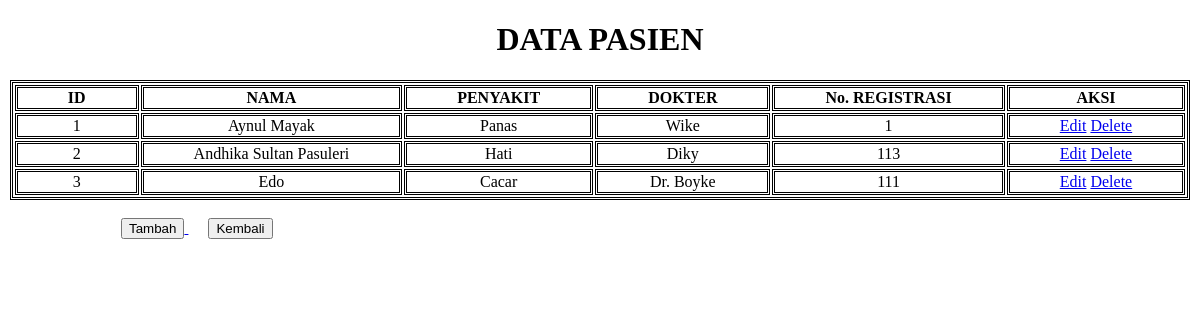
Screenshot of /pasien/index.php with the database file from the repository.
### tables this page shows
CREATE TABLE `data_pasien` (
  `id` int(11) NOT NULL,
  `nama` varchar(55) NOT NULL,
  `penyakit` varchar(15) NOT NULL,
  `dokter` varchar(55) NOT NULL,
  `nomor_registrasi` int(11) NOT NULL
);

### pasien/index.php (the view, shortened to what this page needs)
<!DOCTYPE html>
<html>
<head>
</head >
<body>
	<h1>DATA PASIEN</h1>
    <table>
        <tr>
            <th>ID</th>
        	<th>NAMA</th>
        	<th>PENYAKIT</th>
        	<th>DOKTER</th>
        	<th>No. REGISTRASI</th>
        	<th>AKSI</th>
    	</tr>
    	<?php
	    require '../functions.php';
    	$sql = "SELECT * FROM data_pasien";
    	$bunch_of_data = mysqli_query($conn, $sql) or die(mysqli_error($conn));
	    while($data = mysqli_fetch_assoc($bunch_of_data)){
    	?>
    	<tr>
        	<td><?= $data['id']; ?></td>
        	<td><?= $data['nama']; ?></td>
        	<td><?= $data['penyakit']; ?></td>
        	<td><?= $data['dokter']; ?></td>
        	<td><?= $data['nomor_registrasi']; ?></td>
        	<td>
            	<a href="edit.php?id=<?= $data['id']; ?>">Edit</a>
            	<a href="delete.php?id=<?= $data['id']; ?>">Delete</a>
        	</td>
    	</tr>
    	<?php
    	}
    	?>
	</table><br>
    <a href="create.php" style="margin-left: 113px;">
        <button>Tambah</button>
    </a>
    <a href="../index.php" style="margin-left: 20px;">
        <button>Kembali</button>
    </a>
</body>
</html>

### pasien/index.php (style rules this page uses)
body { font-family: calibri; }
h1 { text-align: center; }
table { border: double; margin-left: auto; margin-right: auto; }
th, td { border: double; text-align: center; padding-left: 50px; padding-right:50px; margin-left: 10px; }

### rows the page displays
data_pasien: id "1", nama "Aynul Mayak", penyakit "Panas", dokter "Wike", nomor_registrasi "1"
data_pasien: id "2", nama "Andhika Sultan Pasuleri", penyakit "Hati", dokter "Diky", nomor_registrasi "113"
data_pasien: id "3", nama "Edo", penyakit "Cacar", dokter "Dr. Boyke", nomor_registrasi "111"
